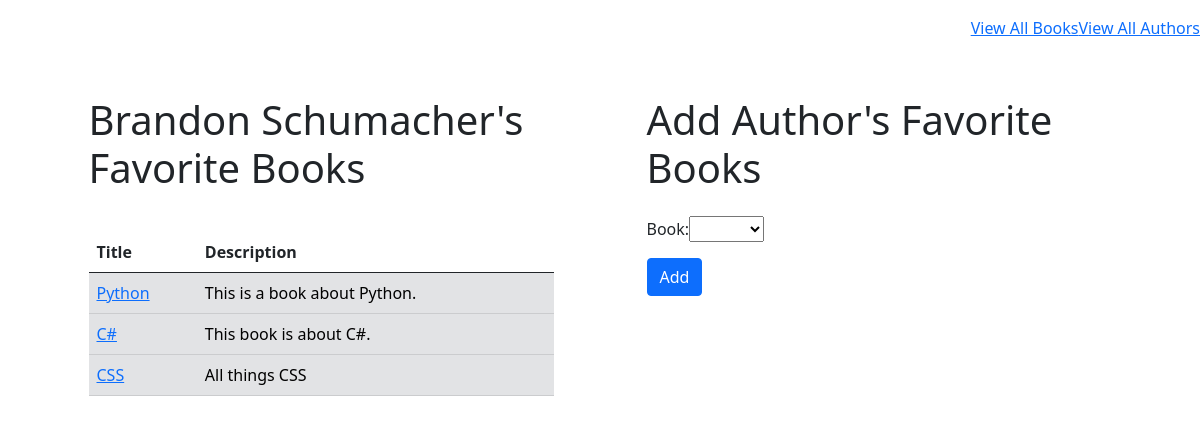
Screenshot of /authors/1 with the database file from the repository.
### books_app/models.py (models this page shows)
class Author(models.Model):
	first_name = models.CharField(max_length=45)
	last_name = models.CharField(max_length=45)
	book = models.ManyToManyField(Book, related_name="authors")
	created_at = models.DateTimeField(auto_now_add=True)
	updated_at = models.DateTimeField(auto_now=True)

class Book(models.Model):
	title = models.CharField(max_length=255)
	desc = models.TextField()
	created_at = models.DateTimeField(auto_now_add=True)
	updated_at = models.DateTimeField(auto_now=True)

### books_app/views.py (the view)
# urls.py: path('authors/<int:id>', views.one_author),
def one_author(request, id):
    context = {
        'author' : Author.objects.get(id=id),
        'authors' : Author.objects.all(),
        'books' : Book.objects.all(),
    }
    if request.method == 'GET':
        return render(request, 'one_author.html', context)
    if request.method == 'POST':
        this_author = Author.objects.get(id = id)
        this_book = Book.objects.get(id = request.POST['book'])
        this_author.book.add(this_book)
        return redirect(f'/authors/{id}')

### books_app/templates/one_author.html (shortened to what this page needs)
<!DOCTYPE html>
<html lang="en">
<head>
    <link rel="stylesheet" href="https://stackpath.bootstrapcdn.com/bootstrap/5.0.0-alpha1/css/bootstrap.min.css">
</head>
<body>
    <div class="navbar d-flex justify-content-end mr-5 mt-2">
        <a href="/">View All Books</a>
        <a class = "ml-3 text-right" href="/authors">View All Authors</a>
    </div>
    <div class="container d-flex justify-content-center justify-content-around mt-5">
        <div class="card border-0 col-5">
            <h1 class="mb-4">{{ author.first_name }} {{ author.last_name }}'s Favorite Books</h1>
            <table class="table mx-auto mt-3">
                <thead class="">
                    <tr>
                        <th>Title</th>
                        <th>Description</th>
                    </tr>
                </thead>
                <tbody class="table-secondary">
                    {% for book in author.book.all %}
                        <tr>
                            <td><a href="/books/{{ book.id }}">{{ book.title }}</a></td>
                            <td>{{ book.desc }}</td>
                        </tr>
                    {% endfor %}
                </tbody>
            </table>
        </div>
        <div class="card border-0 col-5">
            <h1 class="mb-4">Add Author's Favorite Books</h1>
            <form action="/authors/{{author.id}}" method="post">
                <div class="mb-3 form-group d-flex align-items-center">
                    <label for="book">Book:</label>
                    <select name="book" class="" >
                        <option value=""></option>
                        {% for book in books %}
                            {% if author not in book.authors.all%}
                                <option value="{{book.id}}">{{book.title}}</option>
                            {% endif %}
                        {% endfor %}
                    </select>
                </div>
                <button class="btn btn-primary mb-3" value="Add Book">Add</button>
            </form>
        </div>
    </div>
</body>
</html>

### rows the page displays
Author: first_name "Brandon", last_name "Schumacher"
Book: title "Python", desc "This is a book about Python."
Book: title "C#", desc "This book is about C#."
Book: title "CSS", desc "All things CSS"
